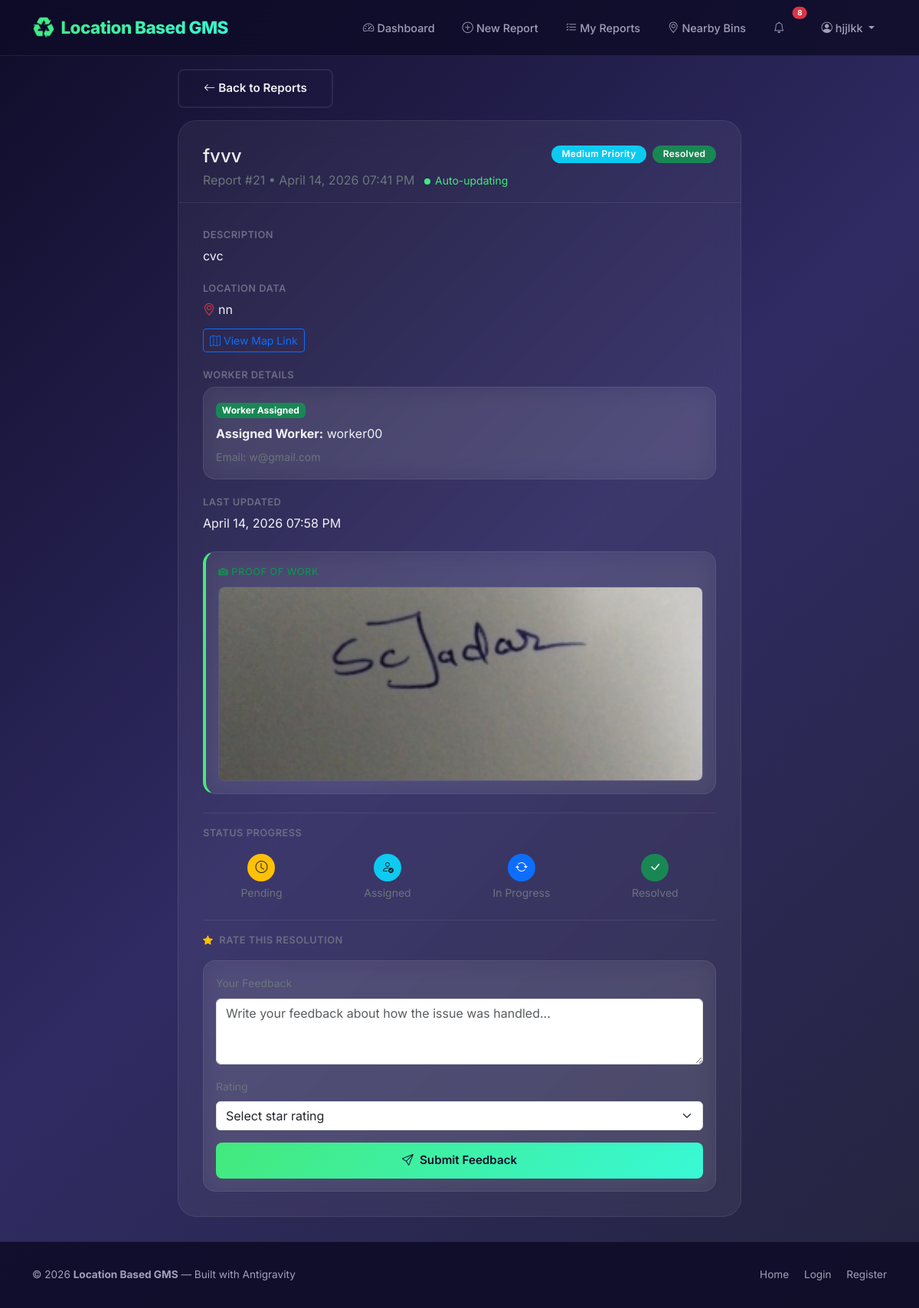
/citizen/report/21/ (signed in), run on the app's committed database.
### accounts/models.py (models this page shows, shortened)
class User(AbstractUser):
    ROLE_CHOICES = (
        ('citizen', 'Citizen'),
        ('worker', 'Worker'),
        ('admin', 'Admin'),
    )
    role = models.CharField(max_length=10, choices=ROLE_CHOICES, default='citizen')
    phone = models.CharField(max_length=15, blank=True, null=True)
    address = models.TextField(blank=True, null=True)
    profile_image = models.ImageField(upload_to='profile_pics/', blank=True, null=True)

### citizen/models.py (models this page shows, shortened)
class Report(models.Model):
    STATUS_CHOICES = (
        ('pending', 'Pending'),
        ('assigned', 'Assigned'),
        ('in_progress', 'In Progress'),
        ('resolved', 'Resolved'),
        ('rejected', 'Rejected'),
    )
    PRIORITY_CHOICES = (
        ('low', 'Low'),
        ('medium', 'Medium'),
        ('high', 'High'),
        ('critical', 'Critical'),
    )
    citizen = models.ForeignKey(
        settings.AUTH_USER_MODEL,
        on_delete=models.CASCADE,
        related_name='submitted_reports',
    )
    assigned_worker = models.ForeignKey(
        settings.AUTH_USER_MODEL,
        on_delete=models.SET_NULL,
        null=True,
        blank=True,
        related_name='assigned_reports',
    )
    worker = models.ForeignKey(
        settings.AUTH_USER_MODEL,
        on_delete=models.SET_NULL,
        null=True,
        blank=True,
        related_name='resolved_reports',
    )
    title = models.CharField(max_length=200)
    description = models.TextField()
    location = models.CharField(max_length=300, help_text='Address or landmark')
    latitude = models.FloatField(
        validators=[
            MinValueValidator(-90),
            MaxValueValidator(90)
        ],
        null=True, blank=True
    )
    longitude = models.FloatField(
        validators=[
            MinValueValidator(-180),
            MaxValueValidator(180)
        ],
        null=True, blank=True
    )
    map_link = models.URLField(blank=True, null=True)
    image = models.ImageField(upload_to='report_images/', blank=True, null=True)
    completion_image = models.ImageField(upload_to='completed_reports/', blank=True, null=True)
    status = models.CharField(max_length=15, choices=STATUS_CHOICES, default='pending')
    priority = models.CharField(max_length=10, choices=PRIORITY_CHOICES, default='medium')
    worker_notes = models.TextField(blank=True, null=True, help_text='Notes from the worker')
    created_at = models.DateTimeField(auto_now_add=True)
    updated_at = models.DateTimeField(auto_now=True)
    class Meta:
        ordering = ['-created_at']
    @property
    def status_color(self):
        colors = {
            'pending': 'warning',
            'assigned': 'info',
            'in_progress': 'primary',
            'resolved': 'success',
            'rejected': 'danger',
        }
        return colors.get(self.status, 'secondary')
    @property
    def priority_color(self):
        colors = {
            'low': 'success',
            'medium': 'info',
            'high': 'warning',
            'critical': 'danger',
        }
        return colors.get(self.priority, 'secondary')

### citizen/views.py (the view)
# urls.py: path('report/<int:report_id>/', views.track_report, name='track_report'),
@citizen_required
def track_report(request, report_id):
    report = get_object_or_404(Report, id=report_id, citizen=request.user)
    return render(request, 'citizen/track_report.html', {'report': report})

### templates/citizen/track_report.html (shortened to what this page needs)
{% extends 'base.html' %}
{% block content %}
<div class="dashboard-wrapper" style="padding-top: 90px;" id="report-tracking" data-report-id="{{ report.id }}">
    <div class="container">
        <div class="row justify-content-center">
            <div class="col-lg-8">
                <a href="{% url 'report_list' %}" class="btn btn-outline-custom btn-sm mb-3 fade-in">
                    <i class="bi bi-arrow-left me-1"></i>Back to Reports
                </a>
                <div class="detail-card fade-in">
                    <div class="detail-header">
                        <div class="d-flex justify-content-between align-items-start flex-wrap gap-2">
                            <div>
                                <h4 class="mb-1">{{ report.title }}</h4>
                                <p class="text-secondary mb-0">
                                    Report #{{ report.id }} • {{ report.created_at|date:"F d, Y h:i A" }}
                                    <span class="ms-2 small" style="color: var(--accent-green);"><span class="live-dot"></span>Auto-updating</span>
                                </p>
                            </div>
                            <div class="d-flex gap-2">
                                <span class="badge bg-{{ report.priority_color }} badge-status">{{ report.get_priority_display }} Priority</span>
                                <span id="track-status" class="badge bg-{{ report.status_color }} badge-status">{{ report.get_status_display }}</span>
                            </div>
                        </div>
                    </div>
                    <div class="detail-body">
                        <div class="row g-4">
                            <div class="col-md-{% if report.image %}7{% else %}12{% endif %}">
                                <div class="detail-label">Description</div>
                                <div class="detail-value">{{ report.description }}</div>
                                <div class="detail-label">Location Data</div>
                                <div class="detail-value">
                                    <div class="mb-2"><i class="bi bi-geo-alt me-1" style="color: var(--accent-red);"></i>{{ report.location }}</div>
                                    {% if report.map_link %}
                                    <a href="{{ report.map_link }}" target="_blank" class="btn btn-sm btn-outline-primary mt-1">
                                        <i class="bi bi-map me-1"></i>View Map Link
                                    </a>
                                    {% endif %}
                                </div>
                                <div class="detail-label mt-3">Worker Details</div>
                                <div class="detail-value glass-card p-3">
                                    {% if report.worker %}
                                        <span class="badge bg-success mb-2">Worker Assigned</span>
                                        <p class="mb-1"><strong>Assigned Worker:</strong> {{ report.worker.username }}</p>
                                        <p class="mb-0"><small class="text-secondary">Email: {{ report.worker.email }}</small></p>
                                    {% else %}
                                        <span class="badge bg-warning text-dark mb-2">Waiting for assignment</span>
                                        <p class="mb-0"><strong>Assigned Worker:</strong> Not assigned yet</p>
                                    {% endif %}
                                </div>
                                <div class="detail-label">Last Updated</div>
                                <div class="detail-value">
                                    <span id="track-updated">{{ report.updated_at|date:"F d, Y h:i A" }}</span>
                                </div>
                                {% if report.completion_image %}
                                <div class="mt-4 glass-card p-3" style="border-left: 4px solid var(--accent-green);">
                                    <div class="detail-label text-success mb-2"><i class="bi bi-camera-fill me-1"></i>Proof of Work</div>
                                    <img src="{{ report.completion_image.url }}" alt="Proof of Work" class="detail-image w-100" style="max-height: 350px; object-fit: cover; border-radius: 8px;">
                                </div>
                                {% endif %}
                            </div>
                        </div>
                        <div class="mt-4 pt-3" style="border-top: 1px solid var(--border);">
                            <div class="detail-label mb-3">Status Progress</div>
                            <div class="d-flex justify-content-between text-center flex-wrap gap-2">
                                <div class="flex-fill">
                                    <div class="rounded-circle d-inline-flex align-items-center justify-content-center mb-1 {% if report.status == 'pending' or report.status == 'assigned' or report.status == 'in_progress' or report.status == 'resolved' %}bg-warning{% else %}border-glass{% endif %}" style="width: 36px; height: 36px;">
                                        <i class="bi bi-clock {% if report.status == 'pending' or report.status == 'assigned' or report.status == 'in_progress' or report.status == 'resolved' %}text-dark{% endif %}"></i>
                                    </div>
                                    <div class="small text-secondary">Pending</div>
                                </div>
                                <div class="flex-fill">
                                    <div class="rounded-circle d-inline-flex align-items-center justify-content-center mb-1 {% if report.status == 'assigned' or report.status == 'in_progress' or report.status == 'resolved' %}bg-info{% else %}border-glass{% endif %}" style="width: 36px; height: 36px; ">
                                        <i class="bi bi-person-check {% if report.status == 'assigned' or report.status == 'in_progress' or report.status == 'resolved' %}text-dark{% endif %}"></i>
                                    </div>
                                    <div class="small text-secondary">Assigned</div>
                                </div>
                                <div class="flex-fill">
                                    <div class="rounded-circle d-inline-flex align-items-center justify-content-center mb-1 {% if report.status == 'in_progress' or report.status == 'resolved' %}bg-primary{% else %}border-glass{% endif %}" style="width: 36px; height: 36px; {% if report.status != 'in_progress' and report.status != 'resolved' %}opacity: 0.3;{% endif %}">
                                        <i class="bi bi-arrow-repeat text-white"></i>
                                    </div>
                                    <div class="small text-secondary">In Progress</div>
                                </div>
                                <div class="flex-fill">
                                    <div class="rounded-circle d-inline-flex align-items-center justify-content-center mb-1 {% if report.status == 'resolved' %}bg-success{% else %}border-glass{% endif %}" style="width: 36px; height: 36px; {% if report.status != 'resolved' %}opacity: 0.3;{% endif %}">
                                        <i class="bi bi-check-lg {% if report.status == 'resolved' %}text-white{% endif %}"></i>
                                    </div>
                                    <div class="small text-secondary">Resolved</div>
                                </div>
                            </div>
                        </div>
                        {% if report.status == 'resolved' %}
                        <div class="mt-4 pt-3 fade-in" style="border-top: 1px solid var(--border);">
                            <div class="detail-label mb-3"><i class="bi bi-star-fill text-warning me-2"></i>Rate this Resolution</div>
                            <div class="glass-card p-3">
                                <form method="POST" action="{% url 'submit_feedback' report.id %}">
                                    <div class="mb-3">
                                        <label class="form-label small text-secondary">Your Feedback</label>
                                        <textarea name="message" placeholder="Write your feedback about how the issue was handled..." class="form-control" rows="3" required></textarea>
                                    </div>
                                    <div class="mb-3">
                                        <label class="form-label small text-secondary">Rating</label>
                                        <select name="rating" class="form-select" required>
                                            <option value="" disabled selected>Select star rating</option>
                                        </select>
                                    </div>
                                    <button type="submit" class="btn btn-accent-custom w-100">
                                        <i class="bi bi-send me-2"></i>Submit Feedback
                                    </button>
                                </form>
                            </div>
                        </div>
                        {% endif %}
                    </div>
                </div>
            </div>
        </div>
    </div>
</div>
{% endblock %}

### templates/partials/navbar.html (shortened to what this page needs)
<nav class="navbar navbar-expand-lg navbar-custom fixed-top">
    <div class="container">
        <a class="navbar-brand" href="{% url 'home' %}">
            <span class="brand-icon">♻️</span>Location Based GMS
        </a>
        <div class="collapse navbar-collapse" id="navbarNav">
            <ul class="navbar-nav ms-auto align-items-center gap-1">
                {% if user.is_authenticated %}
                    {% if user.role == 'citizen' %}
                    <li class="nav-item">
                        <a class="nav-link" href="{% url 'citizen_dashboard' %}">
                            <i class="bi bi-speedometer2 me-1"></i>Dashboard
                        </a>
                    </li>
                    <li class="nav-item">
                        <a class="nav-link" href="{% url 'submit_report' %}">
                            <i class="bi bi-plus-circle me-1"></i>New Report
                        </a>
                    </li>
                    <li class="nav-item">
                        <a class="nav-link" href="{% url 'report_list' %}">
                            <i class="bi bi-list-check me-1"></i>My Reports
                        </a>
                    </li>
                    <li class="nav-item">
                        <a class="nav-link" href="{% url 'nearby_bins_map' %}">
                            <i class="bi bi-geo-alt me-1"></i>Nearby Bins
                        </a>
                    </li>
                    {% endif %}
                    <li class="nav-item dropdown me-2">
                        <a class="nav-link position-relative" href="#" role="button" data-bs-toggle="dropdown" id="notif-bell">
                            <i class="bi bi-bell me-1"></i>
                            <span id="notif-badge" class="position-absolute top-0 start-100 translate-middle badge rounded-pill bg-danger" style="font-size: 0.6rem; {% if not notifications %}display:none;{% endif %}">
                                {{ notifications.count|default:"0" }}
                            </span>
                        </a>
                    </li>
                    <li class="nav-item dropdown">
                        <a class="nav-link dropdown-toggle" href="#" role="button" data-bs-toggle="dropdown">
                            <i class="bi bi-person-circle me-1"></i>{{ user.username }}
                        </a>
                    </li>
                {% endif %}
            </ul>
        </div>
    </div>
</nav>

### data on the page
User: username "hjjlkk"
Report: title "fvvv", id "21", created_at "April 14, 2026 07:41 PM", priority "Medium", status "Resolved", description "cvc", location "nn", worker.username "worker00", worker.email "w@gmail.com", updated_at "April 14, 2026 07:58 PM", completion_image (picture)

### other printed values
{{ notifications.count|default:"0" }} "8"
